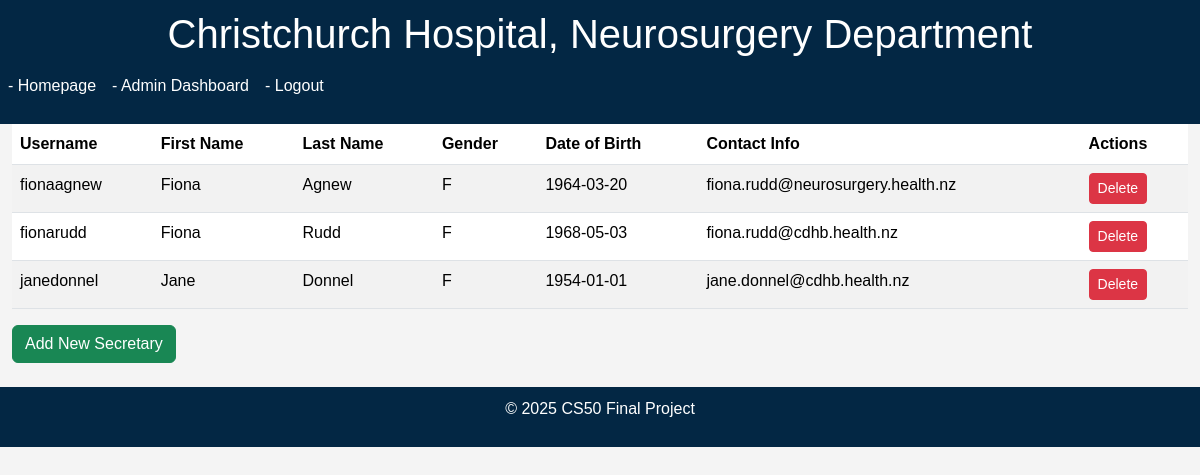
/secretaries_list (signed in), run on an earlier commit of the app's database.
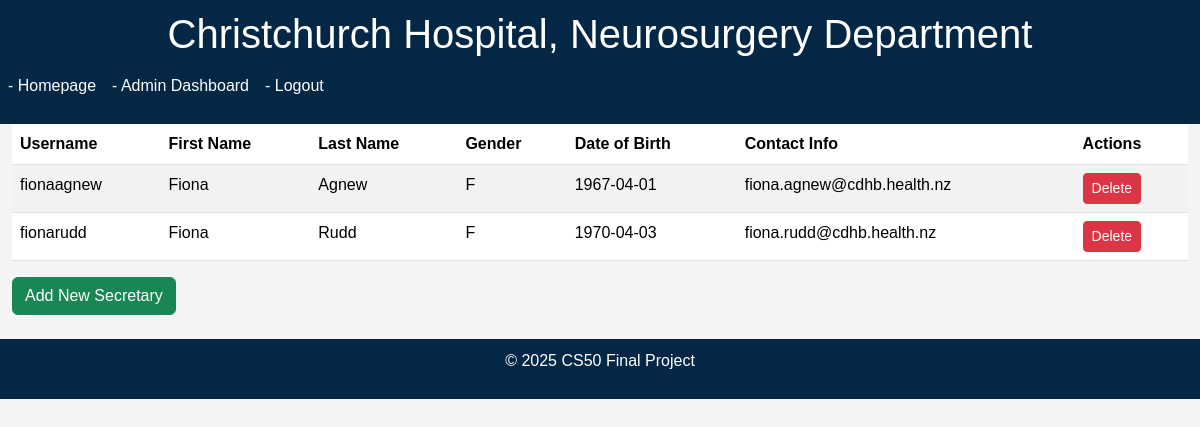
And on a later commit of the database.
### models.py (models this page shows)
class Secretary(db.Model):
    id = db.Column(db.Integer, primary_key=True)
    username = db.Column(db.String(64), unique=True, nullable=False)
    password_hash = db.Column(db.String(128), nullable=False)
    first_name = db.Column(db.String(100), nullable=False)
    last_name = db.Column(db.String(100), nullable=False)
    gender = db.Column(db.String(1))
    date_of_birth = db.Column(db.Date)
    contact_info = db.Column(db.String(100))
    needs_password = db.Column(db.Boolean, default=True)

### app.py (the view)
@app.route("/secretaries_list")
@admin_required
def secretaries_list():
    secretaries = Secretary.query.all()
    return render_template("secretaries_list.html", secretaries=secretaries)

### helpers.py (called while the page is built)
def admin_required(f):
    @wraps(f)
    def decorated_function(*args, **kwargs):
        if not session.get("is_admin"):
            return redirect("/admin_login")
        return f(*args, **kwargs)
    return decorated_function

### templates/secretaries_list.html (shortened to what this page needs)
{% extends "layout.html" %}
{% block content %}
<div class="container-fluid">
    <div class="col">
        <table class="table table-striped">
            <thead>
                <tr>
                    <th>Username</th>
                    <th>First Name</th>
                    <th>Last Name</th>
                    <th>Gender</th>
                    <th>Date of Birth</th>
                    <th>Contact Info</th>
                    <th>Actions</th>
                </tr>
            </thead>
            <tbody>
                {% for secretary in secretaries %}
                <tr>
                    <td>{{ secretary.username }}</td>
                    <td>{{ secretary.first_name }}</td>
                    <td>{{ secretary.last_name }}</td>
                    <td>{{ secretary.gender }}</td>
                    <td>{{ secretary.date_of_birth }}</td>
                    <td>{{ secretary.contact_info }}</td>
                    <td>
                        <form action="/delete_secretary/{{ secretary.id }}" method="post" onsubmit="return confirm('Are you sure you want to delete this secretary?');">
                            <button type="submit" class="btn btn-danger btn-sm">Delete</button>
                        </form>
                    </td>
                </tr>
                {% endfor %}
            </tbody>
        </table>
        <a href="/add_secretary" class="btn btn-success mb-4">Add New Secretary</a>
    </div>
</div>
{% endblock %}

What changed in the data, as far as the page shows it:
removed Secretary: username "janedonnel", first_name "Jane", last_name "Donnel", gender "F", date_of_birth "1954-01-01", contact_info "jane.donnel@cdhb.health.nz"
changed Secretary "fionaagnew": date_of_birth "1964-03-20" → "1967-04-01"; contact_info "fiona.rudd@neurosurgery.health.nz" → "fiona.agnew@cdhb.health.nz"
changed Secretary "fionarudd": date_of_birth "1968-05-03" → "1970-04-03"
